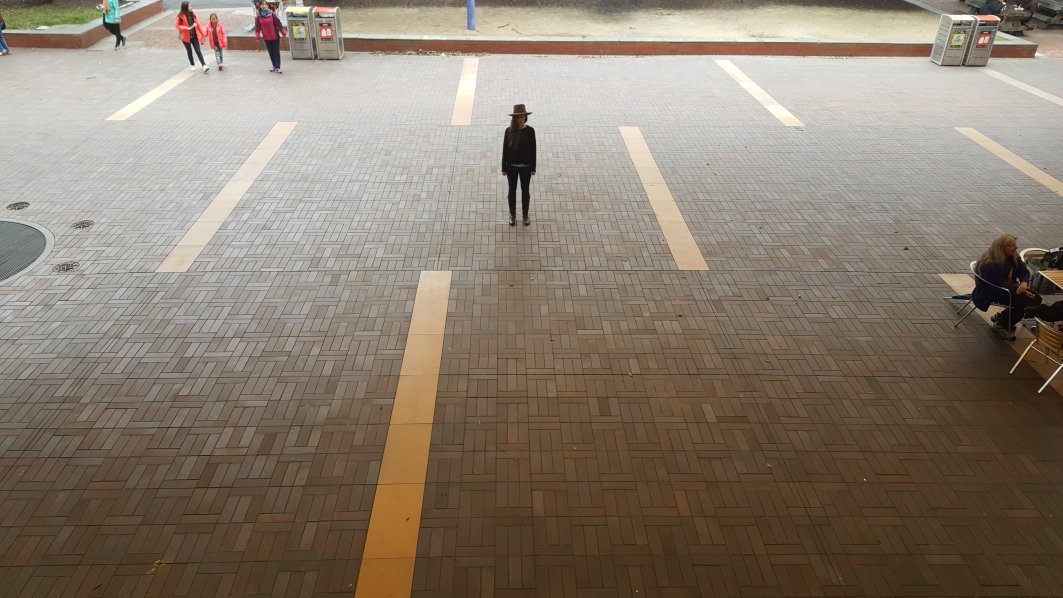
#> input picture camera/camera_localisation/test_image.jpg, 5312 x 2988 px (shown at 1/5 size)
$ python find_objects.py   (Python 2 division)   (older library calls are emulated)
#> lines starting #> are read from the running program, lines starting #| are printed output that depends on the picture; after the words box and inside, x2 and y2 are one past the last pixel; in counts of white or black regions, pixels touching at a corner belong together; long printed decimals are rounded
#> further down, img_original is the input picture: shape (2988, 5312, 3); mean B, G, R 111.9, 125.9, 138.3
### camera/camera_localisation/saliency.py
#!/usr/bin/env python
# -*- coding: utf-8 -*-

"""A module to generate a saliency map from an RGB image
    This code is based on the approach described in:
    [1] X. Hou and L. Zhang (2007). Saliency Detection: A Spectral Residual
        Approach. IEEE Transactions on Computer Vision and Pattern Recognition
        (CVPR), p.1-8. doi: 10.1109/CVPR.2007.383267
"""

import cv2
import numpy as np
from matplotlib import pyplot as plt


class Saliency:
    """Generate saliency map from RGB images with the spectral residual method
        This class implements an algorithm that is based on the spectral
        residual approach (Hou & Zhang, 2007).
    """
    def __init__(self, img, use_numpy_fft=True, gauss_kernel=(5, 5)):
        """Constructor
            This method initializes the saliency algorithm.
            :param img: an RGB input image
            :param use_numpy_fft: flag whether to use NumPy's FFT (True) or
                                  OpenCV's FFT (False)
            :param gauss_kernel: Kernel size for Gaussian blur
        """
#> called with use_numpy_fft = True, gauss_kernel = (5, 5)
        self.use_numpy_fft = use_numpy_fft
        self.gauss_kernel = gauss_kernel
        self.frame_orig = img

        # downsample image for processing
        self.small_shape = (64, 64)
        self.frame_small = cv2.resize(img, self.small_shape[1::-1])

        # whether we need to do the math (True) or it has already
        # been done (False)
        self.need_saliency_map = True

    def get_saliency_map(self):
        """Returns a saliency map
            This method generates a saliency map for the image that was
            passed to the class constructor.
            :returns: grayscale saliency map
        """
        if self.need_saliency_map:
            # haven't calculated saliency map for this image yet
            num_channels = 1
            if len(self.frame_orig.shape) == 2:
                # single channel
                sal = self._get_channel_sal_magn(self.frame_small)
            else:
                # multiple channels: consider each channel independently
                sal = np.zeros_like(self.frame_small).astype(np.float32)
                for c in xrange(self.frame_small.shape[2]):
                    small = self.frame_small[:, :, c]
                    sal[:, :, c] = self._get_channel_sal_magn(small)
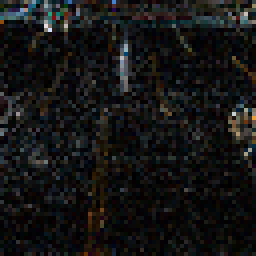
#> sal: shape (64, 64, 3) float32 (shown 4 times larger); mean B, G, R 0.0111, 0.0112, 0.0113; drawn with min black and max white
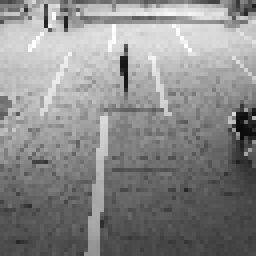
#> small: shape (64, 64) (shown 4 times larger); min 10, max 255, mean 137.6

                # overall saliency: channel mean
                sal = np.mean(sal, 2)
#> sal: shape (64, 64) float32

            # postprocess: blur, square, and normalize
            if self.gauss_kernel is not None:
                sal = cv2.GaussianBlur(sal, self.gauss_kernel, sigmaX=8,
                                       sigmaY=0)
            sal = sal**2
            sal = np.float32(sal)/np.max(sal)

            # scale up
            sal = cv2.resize(sal, self.frame_orig.shape[1::-1])
#> sal: shape (720, 1280) float32

            # store a copy so we do the work only once per frame
            self.saliencyMap = sal
            self.need_saliency_map = False

        return self.saliencyMap

    def _get_channel_sal_magn(self, channel):
        """Returns the log-magnitude of the Fourier spectrum
            This method calculates the log-magnitude of the Fourier spectrum
            of a single-channel image. This image could be a regular grayscale
            image, or a single color channel of an RGB image.
            :param channel: single-channel input image
            :returns: log-magnitude of Fourier spectrum
        """
        # do FFT and get log-spectrum
        if self.use_numpy_fft:
            img_dft = np.fft.fft2(channel)
            magnitude, angle = cv2.cartToPolar(np.real(img_dft),
                                               np.imag(img_dft))
        else:
            img_dft = cv2.dft(np.float32(channel),
                              flags=cv2.DFT_COMPLEX_OUTPUT)
            magnitude, angle = cv2.cartToPolar(img_dft[:, :, 0],
                                               img_dft[:, :, 1])

        # get log amplitude
        log_ampl = np.log10(magnitude.clip(min=1e-9))

        # blur log amplitude with avg filter
        log_ampl_blur = cv2.blur(log_ampl, (3, 3))

        # residual
        residual = np.exp(log_ampl - log_ampl_blur)

        # back to cartesian frequency domain
        if self.use_numpy_fft:
            real_part, imag_part = cv2.polarToCart(residual, angle)
            img_combined = np.fft.ifft2(real_part + 1j*imag_part)
            magnitude, _ = cv2.cartToPolar(np.real(img_combined),
                                           np.imag(img_combined))
        else:
            img_dft[:, :, 0], img_dft[:, :, 1] = cv2.polarToCart(residual,
                                                                 angle)
            img_combined = cv2.idft(img_dft)
            magnitude, _ = cv2.cartToPolar(img_combined[:, :, 0],
                                           img_combined[:, :, 1])

        return magnitude

    # [87 lines left out: functions calc_magnitude_spectrum, plot_power_spectrum, get_proto_objects_map, not called in this run]

### camera/camera_localisation/find_objects.py
import cv2
import numpy as np
from matplotlib import pyplot as plt
import time
import math
#SAL
from saliency import Saliency
#HOG
#from imutils.object_detection import non_max_supression
#from imutils import paths
#import imutils


def get_distance_from_pixel(image_shape, pixel_addr, altitude):
    # this method takes in an image altitude, and address and
    # attempts to determine the straight line distance and ground distance and
    # heading adjustments for use in the GPS coordinates function
    # from a drone to an object

    #unpack the inputs
    img_px_h = image_shape[0]
    img_px_w = image_shape[1]
    px_addr_v = pixel_addr[1]
    px_addr_h = pixel_addr[0]

    #determine the verticle angle
    px_fraction_v = float(px_addr_v)/float(img_px_h)
    angle_v = (10 + 40 * (px_fraction_v))*(math.pi/180) # DEAL WITH THE MAGIC NUMBERS
    dist_v = altitude/math.sin(angle_v)

    #determine the horizontal angle
    center_to_edge = dist_v*math.tan(25.6*(math.pi/180))
    #readdress the horizontal pixel from he center
    c_px_addr_w = int(px_addr_h - (img_px_w/2))
    abs_hor_dist = math.fabs(c_px_addr_w)
    hor_dist_fraction = float(abs_hor_dist)/(float(img_px_w)/2)
    hor_dist_fraction_signed = float(c_px_addr_w)/(float(img_px_w)/2)
    #find the distance from center out
    #from the ratio of the total distance
    dist_from_center = center_to_edge*hor_dist_fraction
    # the angle from the heading
    target_bearing = hor_dist_fraction_signed * 26.5 #magic number from raspi camera fov

    # straight line distance
    sl_distance = math.sqrt(dist_from_center**2 + dist_v**2)
    # ground distance
    gn_distance = math.sqrt(sl_distance**2 - altitude**2)

    return (target_bearing, gn_distance, sl_distance)

BUFFER = 40

#read an image
img_original = cv2.imread('test_image.jpg')
img_grayscale = cv2.cvtColor(img_original, cv2.COLOR_BGR2GRAY)

img_sized = cv2.resize(img_original,(1280,720))
img_size_exclusion = img_sized.copy()
img_hist = img_sized.copy()
img_hog = img_sized.copy()

start = time.time()
#find the saliency map
sal = Saliency(img_sized)
sal_map = sal.get_saliency_map()

end = time.time()

test_duration = end-start

#convert to the correct type
sal_conv = (sal_map*255).round().astype(np.uint8)

#find the contours
ret,thresh = cv2.threshold(sal_conv,100,255,0)
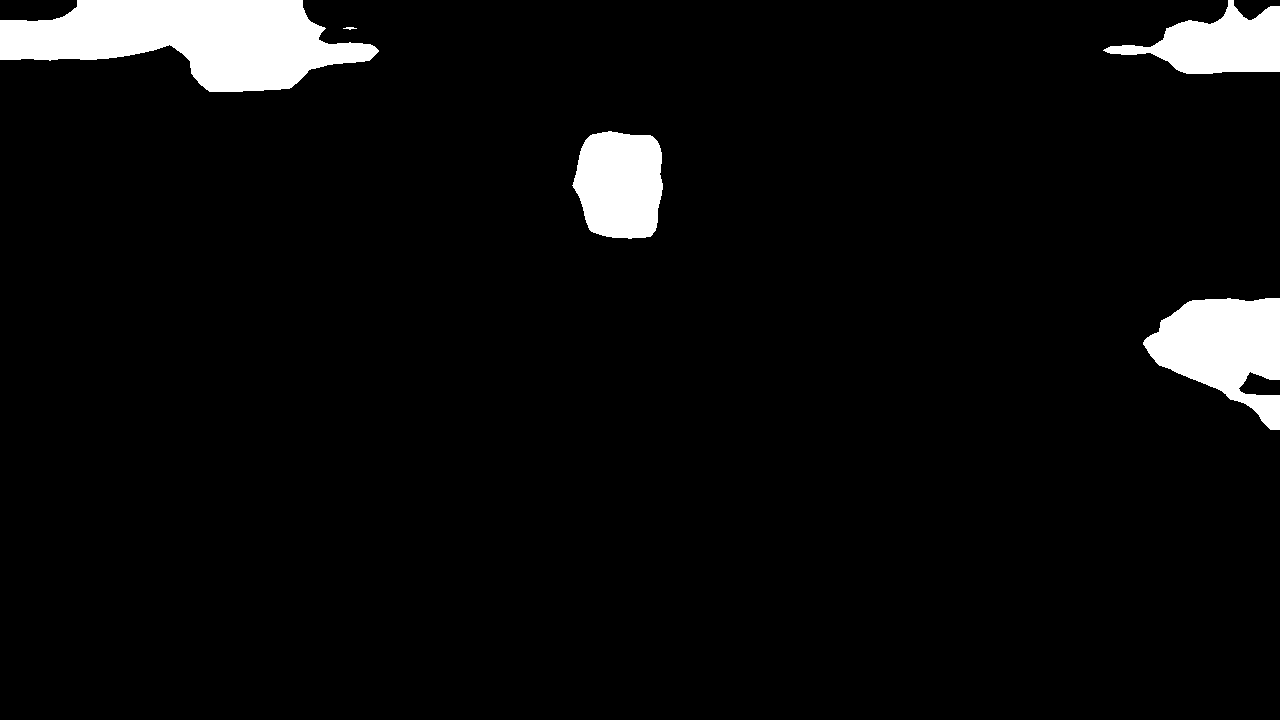
#> thresh: shape (720, 1280); 5.1% white; 5 white regions
_, contours, _ = cv2.findContours(thresh,cv2.RETR_TREE,cv2.CHAIN_APPROX_SIMPLE)
#> contours = 5 contours, 1 with area under 20; largest, box (x1, y1, x2, y2) and area: (0, 0, 379, 92) 20970, (1143, 298, 1280, 430) 10515, (572, 131, 663, 239) 7906, (1103, 0, 1280, 74) 6680


font = cv2.FONT_HERSHEY_SIMPLEX
mask = np.zeros(img_sized.shape,np.uint8)
color = ('b','r','g')
object_detected = None
detection_queue = []

for cnt in contours:
    (x,y),radius = cv2.minEnclosingCircle(cnt)
    center = (int(x),int(y))
    radius = int(radius)+ BUFFER
    area = 3.141*(radius**2)

    #print "Object Detected :: AREA - ", area

    if area >= 30000 and area <= 40000:
        #print "IN RANGE AREA DETECTED"
        cv2.circle(img_size_exclusion,center,radius,(0,255,255),2)
        cv2.putText(img_size_exclusion,str(area),center,font,1,(255,255,255),2,cv2.LINE_AA)
        cv2.drawContours(mask,[cnt],0,255,-1)

        rect = cv2.minAreaRect(cnt)
        box = cv2.boxPoints(rect)
        box = np.int0(box)
        cv2.drawContours(img_sized, [box],0,(0,0,255),2)
        x,y,w,h = cv2.boundingRect(cnt)
        h = h + BUFFER
        w = w + BUFFER
        object_detected = img_hist[y:y+h,x:x+w]

        #use a blank section to contrast against
        #y = y
        #y = x - 100
        #blank_example = img_hist[y:y+h,x:x+w]
        #place into the detection queue to be multiprocessed
        #need to make sure that we are taking the minimumn pixels for
        #required by the HOG detector
        a = 400 - h
        b = 400 - w
        #print "a::" , a
        #print "b::" , b
        if a > 0:
            y = int(y - 0.5*a)
            h = 400
        if b > 0:
            x = int(x - 0.5*b)
            w = 400

        if h < 400: h = 400
        if w < 400: w = 400

        hog_buffer = img_hist[y:y+h,x:x+w]
        haar_buffer = img_hist[y:y+h,x:x+w]
        detection_queue.insert(0,hog_buffer)
        cv2.putText(img_sized,str(center),center,font,1,(0,255,255),2,cv2.LINE_AA)
        #print "horizontal :: ", center[1]
        #print "verticle :: ", center[0]

        # hacky implementation of the distance function
        altitude = 10
        print "METHOD RETURN:->", get_distance_from_pixel(img_sized.shape, center, altitude)

        #alititude = 10# meters
        v_pixels = center[0]
        v_pixels_tot = img_sized.shape[0]
        print v_pixels
        print v_pixels_tot
        v_pixel_fraction = float(v_pixels) / float(v_pixels_tot)
        angle = (10 + 40*(v_pixel_fraction))*(math.pi/180)

        verticle_distance = altitude/math.sin(angle)
        #print "vert_distance::", verticle_distance

        from_center_width = verticle_distance*math.tan(25.6*(math.pi/180))
        dist_p_pixel = from_center_width/img_sized.shape[1]

        #distance from center
        #print img_sized.shape
        center_point = int(img_sized.shape[1]/2)
        dist_from_center = center[0] - center_point
        #print "center at:: ", center_point
        #print "distance_from_center::", dist_from_center
    cv2.circle(img_sized,center,radius,(0,255,0),2)
    cv2.putText(img_sized,str(area),center,font,1,(255,255,255),1,cv2.LINE_AA)
#> this loop made 5 passes
#> (radius, center, area, rect, box) on pass 2: (98, (620, 185), 30166.2, ((617.2, 184.6), (105.3, 89.94), -84.14), [[656, 241], [567, 232], [577, 127], [667, 136]])
#> (radius, center, area) on passes 1, 3, 4, 5: (124, (1225, 363), 48296), (46, (349, 28), 6646.4), (131, (1193, 38), 53902.7), (229, (188, 39), 164717.2)
#| METHOD RETURN:-> (-0.8281, 27.069, 28.857)
#| 620
#| 720
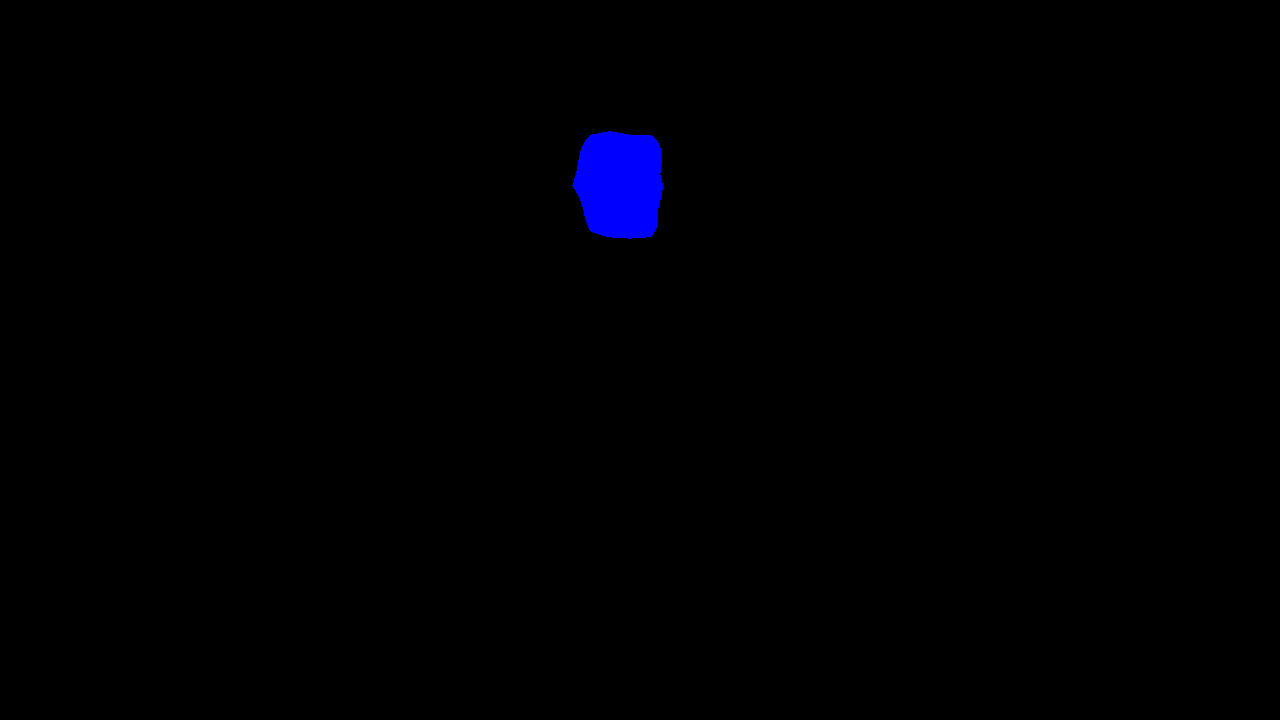
#> mask: shape (720, 1280, 3); mean B, G, R 2.2, 0, 0
#> after the loop, detection_queue = 1 item


#iterate through the detected objects queue

#hog = cv2.HOGDescriptor()
#hog.setSVMDetector(cv2.HOGDescriptor_getDefaultPeopleDetector())

body_cascade = cv2.CascadeClassifier('haar_classifiers/haarcascade_fullbody.xml')
face_cascade = cv2.CascadeClassifier('haar_classifiers/haarcascade_frontalface_default.xml')
count = 1

while detection_queue:
    score = 0
    object_query = detection_queue.pop()
    obj = object_query.copy()
    # [6 lines of commented-out code are left out]
    bodies = body_cascade.detectMultiScale(object_query, 1.3, 5)

    for (x, y, w, h) in bodies:
        roi = haar_buffer[y:y+h, x:x+w]
        cv2.rectangle(haar_buffer,(x,y),(x+w,y+h),(0,255,0),2)
        faces = face_cascade.detectMultiScale(roi, 1.3, 5)

        for (x, y, w, h) in faces:
            print "FACE"
            cv2.rectangle(haar_buffer,(x,y),(x+w,y+h), (255,0,0),2)


    count = count + 1
#> this loop made 1 pass
#> (score, bodies, count) on pass 1: (0, [[141, 104, 88, 176], [131, 61, 114, 228]], 2)
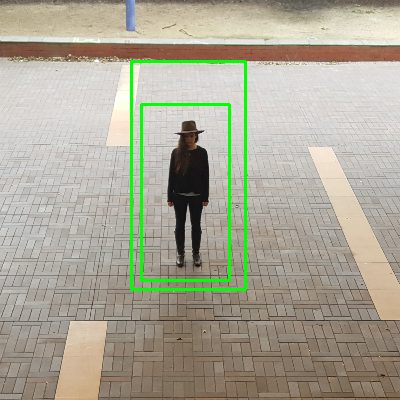
#> haar_buffer: shape (400, 400, 3); mean B, G, R 150.5, 167.4, 170.7
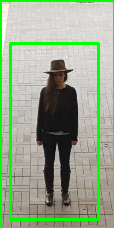
#> roi: shape (228, 114, 3); mean B, G, R 138.8, 169.6, 148.9
#> after the loop, count = 2


#figure 1
fig = plt.figure(1)
fig.suptitle("Detection Time: " + str(test_duration))
#image 1
sub1 = plt.subplot(211)
sub1.set_title("Detection Image")
plt.imshow(cv2.cvtColor(img_sized,cv2.COLOR_BGR2RGB))
sub1 = plt.subplot(212)
sub1.set_title("Object")
plt.imshow(cv2.cvtColor(haar_buffer,cv2.COLOR_BGR2RGB))
plt.show()
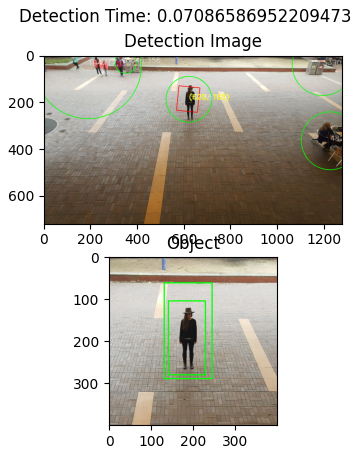
#> figure drawn by matplotlib, 2 panels

#cv2.imshow('image',hog_buffer)
#cv2.waitKey(0)
#cv2.destroyAllWindows
